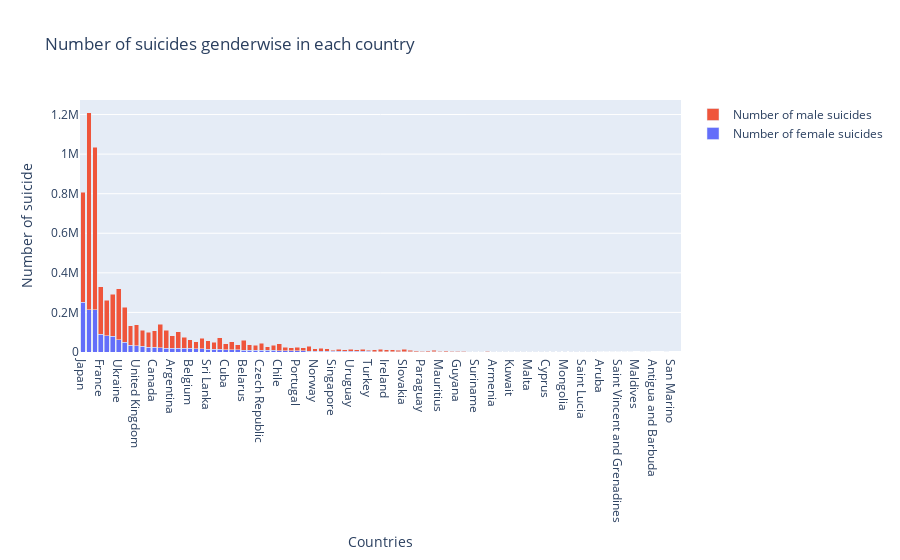

The code cell stored with this chart in its notebook:
### Code cell
trace1 = go.Bar(
    x = country_wise_gender_suicide.index,
    y = country_wise_gender_suicide.female,
    name = 'Number of female suicides'
)
trace2 = go.Bar(
    x = country_wise_gender_suicide.index,
    y = country_wise_gender_suicide.male,
    name = 'Number of male suicides'
)
data = [trace1, trace2]
layout = go.Layout(
    barmode = 'stack',
    title = "Number of suicides genderwise in each country",
    xaxis = {
        'title':"Countries"
    },
    yaxis ={
        'title':"Number of suicide"
    }
)
fig = go.Figure(data = data, layout = layout)
py.offline.iplot(fig)

### Figure 1 — Plotly figure (JSON) as saved in the notebook; plotly's stock layout.template omitted (floating-point values rounded to 4 significant figures)
{"data": [{"name": "Number of female suicides", "type": "bar", "x": ["Japan", "Russian Federation", "United States", "France", "Republic of Korea", "Germany", "Ukraine", "Brazil", "Italy", "United Kingdom", "Thailand", "Spain", "Canada", "Poland", "Mexico", "Argentina", "Kazakhstan", "Hungary", "Belgium", "Netherlands", "Australia", "Sri Lanka", "Austria", "Romania", "Cuba", "Colombia", "Sweden", "Belarus", "Bulgaria", "Uzbekistan", "Czech Republic", "Switzerland", "Finland", "Chile", "Serbia", "Ecuador", "Portugal", "Philippines", "Lithuania", "Norway", "Croatia", "Denmark", "Singapore", "New Zealand", "El Salvador", "Uruguay", "Israel", "Kyrgyzstan", "Turkey", "Greece", "Latvia", "Ireland", "Slovenia", "Turkmenistan", "Slovakia", "Guatemala", "South Africa", "Paraguay", "Estonia", "Puerto Rico", "Mauritius", "Costa Rica", "Trinidad and Tobago", "Guyana", "Georgia", "Albania", "Suriname", "Luxembourg", "Panama", "Armenia", "Nicaragua", "Azerbaijan", "Kuwait", "Iceland", "Montenegro", "Malta", "United Arab Emirates", "Fiji", "Cyprus", "Bahrain", "Bosnia and Herzegovina", "Mongolia", "Belize", "Qatar", "Saint Lucia", "Barbados", "Jamaica", "Aruba", "Bahamas", "Macau", "Saint Vincent and Grenadines", "Kiribati", "Seychelles", "Maldives", "Cabo Verde", "Grenada", "Antigua and Barbuda", "Saint Kitts and Nevis", "Oman", "San Marino", "Dominica"], "y": [251630, 214330, 213797, 89419, 82615, 79707, 61377, 49015, 32881, 32687, 28101, 24669, 24184, 21063, 19334, 18326, 18160, 18115, 18012, 16886, 15326, 13598, 13195, 13182, 11675, 11343, 11183, 10002, 9968, 9260, 9247, 7739, 7660, 6834, 6763, 6238, 5874, 5273, 5011, 4685, 4675, 4329, 3793, 3355, 3345, 2820, 2681, 2637, 2569, 2540, 2474, 2451, 2302, 2096, 2024, 1973, 1602, 1457, 1393, 1054, 995, 979, 820, 818, 694, 693, 568, 542, 512, 495, 482, 412, 301, 255, 144, 110, 98, 91, 82, 80, 70, 52, 51, 50, 34, 33, 26, 17, 14, 12, 11, 10, 9, 6, 5, 4, 1, 0, 0, 0, 0]}, {"name": "Number of male suicides", "type": "bar", "x": ["Japan", "Russian Federation", "United States", "France", "Republic of Korea", "Germany", "Ukraine", "Brazil", "Italy", "United Kingdom", "Thailand", "Spain", "Canada", "Poland", "Mexico", "Argentina", "Kazakhstan", "Hungary", "Belgium", "Netherlands", "Australia", "Sri Lanka", "Austria", "Romania", "Cuba", "Colombia", "Sweden", "Belarus", "Bulgaria", "Uzbekistan", "Czech Republic", "Switzerland", "Finland", "Chile", "Serbia", "Ecuador", "Portugal", "Philippines", "Lithuania", "Norway", "Croatia", "Denmark", "Singapore", "New Zealand", "El Salvador", "Uruguay", "Israel", "Kyrgyzstan", "Turkey", "Greece", "Latvia", "Ireland", "Slovenia", "Turkmenistan", "Slovakia", "Guatemala", "South Africa", "Paraguay", "Estonia", "Puerto Rico", "Mauritius", "Costa Rica", "Trinidad and Tobago", "Guyana", "Georgia", "Albania", "Suriname", "Luxembourg", "Panama", "Armenia", "Nicaragua", "Azerbaijan", "Kuwait", "Iceland", "Montenegro", "Malta", "United Arab Emirates", "Fiji", "Cyprus", "Bahrain", "Bosnia and Herzegovina", "Mongolia", "Belize", "Qatar", "Saint Lucia", "Barbados", "Jamaica", "Aruba", "Bahamas", "Macau", "Saint Vincent and Grenadines", "Kiribati", "Seychelles", "Maldives", "Cabo Verde", "Grenada", "Antigua and Barbuda", "Saint Kitts and Nevis", "Oman", "San Marino", "Dominica"], "y": [555272, 995412, 820216, 239708, 179115, 211555, 258573, 177598, 99179, 104118, 82542, 75533, 83377, 118035, 91805, 63893, 83386, 55776, 44749, 33947, 54785, 42043, 36878, 59595, 29743, 41737, 26612, 49890, 26420, 25543, 34440, 18478, 26017, 34061, 17416, 14422, 18187, 16057, 23028, 12307, 13754, 10968, 6296, 11028, 8338, 10318, 8613, 10453, 7562, 9828, 10296, 10123, 8313, 6528, 11413, 6176, 5719, 3326, 5641, 7989, 2899, 5813, 3219, 2608, 2530, 1277, 1598, 1416, 2971, 1410, 1531, 1244, 665, 853, 328, 475, 524, 213, 330, 383, 248, 371, 297, 524, 196, 144, 158, 84, 79, 15, 113, 43, 89, 14, 37, 34, 10, 0, 33, 4, 0]}], "layout": {"autosize": true, "barmode": "stack", "title": {"text": "Number of suicides genderwise in each country"}, "xaxis": {"autorange": true, "range": [-0.5, 100.5], "title": {"text": "Countries"}, "type": "category"}, "yaxis": {"autorange": true, "range": [0, 1273000.0], "title": {"text": "Number of suicide"}, "type": "linear"}}}
